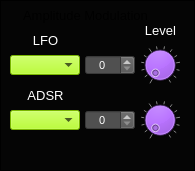
     <widget class="CustomFrame" name="frame_PAD_AmpMod">
      <property name="geometry">
       <rect>
        <x>150</x>
        <y>190</y>
        <width>195</width>
        <height>171</height>
       </rect>
      </property>
      <property name="styleSheet">
       <string notr="true">background-color: rgb(5, 5, 5);</string>
      </property>
      <property name="frameShape">
       <enum>QFrame::Panel</enum>
      </property>
      <property name="frameShadow">
       <enum>QFrame::Plain</enum>
      </property>
      <property name="midLineWidth">
       <number>1</number>
      </property>
      <widget class="CustomComboBox" name="comboBox_PadAmpModLFO">
       <property name="geometry">
        <rect>
         <x>10</x>
         <y>55</y>
         <width>70</width>
         <height>20</height>
        </rect>
       </property>
       <property name="font">
        <font>
         <pointsize>8</pointsize>
        </font>
       </property>
       <property name="focusPolicy">
        <enum>Qt::NoFocus</enum>
       </property>
       <property name="styleSheet">
        <string notr="true">selection-background-color: rgb(255, 0, 0);
border-color: rgb(0, 0, 0);
background-color: rgb(170, 255, 0);
</string>
       </property>
       <property name="currentText">
        <string/>
       </property>
       <property name="currentIndex">
        <number>-1</number>
       </property>
       <property name="maxVisibleItems">
        <number>4</number>
       </property>
      </widget>
      <widget class="CustomComboBox" name="comboBox_PadAmpModAdsr">
       <property name="geometry">
        <rect>
         <x>10</x>
         <y>110</y>
         <width>70</width>
         <height>20</height>
        </rect>
       </property>
       <property name="font">
        <font>
         <pointsize>8</pointsize>
        </font>
       </property>
       <property name="focusPolicy">
        <enum>Qt::NoFocus</enum>
       </property>
       <property name="styleSheet">
        <string notr="true">selection-background-color: rgb(255, 0, 0);
border-color: rgb(0, 0, 0);
background-color: rgb(170, 255, 0);
</string>
       </property>
       <property name="currentText">
        <string/>
       </property>
       <property name="currentIndex">
        <number>-1</number>
       </property>
       <property name="maxVisibleItems">
        <number>4</number>
       </property>
      </widget>
      <widget class="QLabel" name="label_384">
       <property name="geometry">
        <rect>
         <x>20</x>
         <y>30</y>
         <width>51</width>
         <height>21</height>
        </rect>
       </property>
       <property name="font">
        <font>
         <pointsize>10</pointsize>
        </font>
       </property>
       <property name="styleSheet">
        <string notr="true">color: rgb(255, 255, 255);</string>
       </property>
       <property name="text">
        <string>LFO</string>
       </property>
       <property name="alignment">
        <set>Qt::AlignCenter</set>
       </property>
      </widget>
      <widget class="QLabel" name="label_385">
       <property name="geometry">
        <rect>
         <x>10</x>
         <y>5</y>
         <width>151</width>
         <height>20</height>
        </rect>
       </property>
       <property name="font">
        <font>
         <pointsize>10</pointsize>
        </font>
       </property>
       <property name="text">
        <string>Amplitude Modulation</string>
       </property>
       <property name="alignment">
        <set>Qt::AlignCenter</set>
       </property>
      </widget>
      <widget class="CustomDial" name="dial_PadAmpModLFOLevel">
       <property name="geometry">
        <rect>
         <x>140</x>
         <y>45</y>
         <width>40</width>
         <height>40</height>
        </rect>
       </property>
       <property name="focusPolicy">
        <enum>Qt::NoFocus</enum>
       </property>
       <property name="styleSheet">
        <string notr="true">background-color: rgb(170, 85, 255);</string>
       </property>
       <property name="maximum">
        <number>100</number>
       </property>
       <property name="value">
        <number>0</number>
       </property>
       <property name="wrapping">
        <bool>false</bool>
       </property>
       <property name="notchTarget">
        <double>8.000000000000000</double>
       </property>
       <property name="notchesVisible">
        <bool>true</bool>
       </property>
      </widget>
      <widget class="CustomDial" name="dial_PadAmpModAdsrLevel">
       <property name="geometry">
        <rect>
         <x>140</x>
         <y>100</y>
         <width>40</width>
         <height>40</height>
        </rect>
       </property>
       <property name="focusPolicy">
        <enum>Qt::NoFocus</enum>
       </property>
       <property name="styleSheet">
        <string notr="true">background-color: rgb(170, 85, 255);</string>
       </property>
       <property name="maximum">
        <number>100</number>
       </property>
       <property name="value">
        <number>0</number>
       </property>
       <property name="wrapping">
        <bool>false</bool>
       </property>
       <property name="notchTarget">
        <double>8.000000000000000</double>
       </property>
       <property name="notchesVisible">
        <bool>true</bool>
       </property>
      </widget>
      <widget class="QLabel" name="label_386">
       <property name="geometry">
        <rect>
         <x>20</x>
         <y>85</y>
         <width>51</width>
         <height>21</height>
        </rect>
       </property>
       <property name="font">
        <font>
         <pointsize>10</pointsize>
        </font>
       </property>
       <property name="styleSheet">
        <string notr="true">color: rgb(255, 255, 255);</string>
       </property>
       <property name="text">
        <string>ADSR</string>
       </property>
       <property name="alignment">
        <set>Qt::AlignCenter</set>
       </property>
      </widget>
      <widget class="QLabel" name="label_387">
       <property name="geometry">
        <rect>
         <x>135</x>
         <y>20</y>
         <width>51</width>
         <height>21</height>
        </rect>
       </property>
       <property name="font">
        <font>
         <pointsize>10</pointsize>
        </font>
       </property>
       <property name="styleSheet">
        <string notr="true">color: rgb(255, 255, 255);</string>
       </property>
       <property name="text">
        <string>Level</string>
       </property>
       <property name="alignment">
        <set>Qt::AlignCenter</set>
       </property>
      </widget>
      <widget class="QSpinBox" name="spinBox_PadAmpModLfoLevel">
       <property name="geometry">
        <rect>
         <x>85</x>
         <y>55</y>
         <width>50</width>
         <height>20</height>
        </rect>
       </property>
       <property name="font">
        <font>
         <pointsize>8</pointsize>
        </font>
       </property>
       <property name="focusPolicy">
        <enum>Qt::NoFocus</enum>
       </property>
       <property name="styleSheet">
        <string notr="true">background-color: rgb(80,80,80);
color: rgb(255, 255, 255);</string>
       </property>
       <property name="alignment">
        <set>Qt::AlignCenter</set>
       </property>
       <property name="readOnly">
        <bool>false</bool>
       </property>
       <property name="accelerated">
        <bool>true</bool>
       </property>
       <property name="maximum">
        <number>100</number>
       </property>
       <property name="value">
        <number>0</number>
       </property>
      </widget>
      <widget class="QSpinBox" name="spinBox_PadAmpModAdsrLevel">
       <property name="geometry">
        <rect>
         <x>85</x>
         <y>110</y>
         <width>50</width>
         <height>20</height>
        </rect>
       </property>
       <property name="font">
        <font>
         <pointsize>8</pointsize>
        </font>
       </property>
       <property name="focusPolicy">
        <enum>Qt::NoFocus</enum>
       </property>
       <property name="styleSheet">
        <string notr="true">background-color: rgb(80,80,80);
color: rgb(255, 255, 255);</string>
       </property>
       <property name="alignment">
        <set>Qt::AlignCenter</set>
       </property>
       <property name="readOnly">
        <bool>false</bool>
       </property>
       <property name="accelerated">
        <bool>true</bool>
       </property>
       <property name="maximum">
        <number>100</number>
       </property>
       <property name="value">
        <number>0</number>
       </property>
      </widget>
     </widget>
